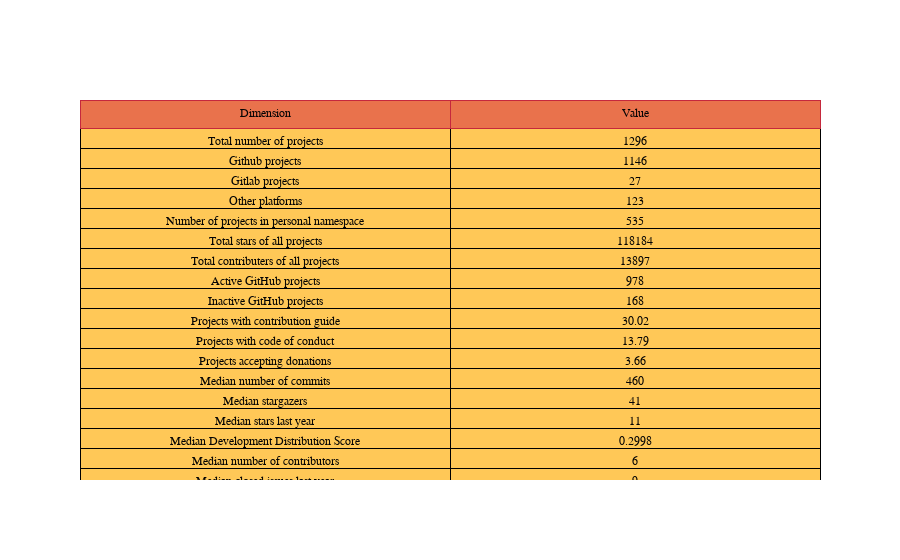

The notebook cell saved with this chart:
### Markdown cell above
## Basis Statistics
First let us get a routh overview of the project dataset

### Code cell
fig = go.Figure(
    data=[
        go.Table(
            header=dict(values=["Dimension", "Value"],line_color=color_discrete_sequence[4],
                        fill_color=color_discrete_sequence[3]),
            cells=dict(
                        fill_color=color_discrete_sequence[2],
                        line_color='#000000',
                values=[
                    [
                        "Total number of projects",
                        "Github projects",
                        "Gitlab projects",
                        "Other platforms",
                        "Number of projects in personal namespace",
                        "Total stars of all projects",
                        "Total contributers of all projects",
                        "Active GitHub projects",
                        "Inactive GitHub projects",
                        "Projects with contribution guide",
                        "Projects with code of conduct",
                        "Projects accepting donations",
                        "Median number of commits",
                        "Median stargazers",
                        "Median stars last year",
                        "Median Development Distribution Score",
                        "Median number of contributors",
                        "Median closed issues last year",
                        "Median commits last year",
                        "Median age in years",
                    ],
                    [
                        df_raw["project_name"].count(),
                        df_raw["platform"].value_counts()["github"],
                        df_raw["platform"].value_counts()["gitlab"],
                        df_raw["platform"].value_counts()["custom"],
                        df_raw["project_name"].count() - df_raw["organization"].count(),
                        df_raw["stargazers_count"].sum(),
                        df_raw["contributors"].sum(),
                        df_raw["project_active"].value_counts()[True],
                        df_raw["project_active"].value_counts()[False],
                        round(df_raw["contribution_guide"].value_counts(normalize=True)[True]*100,2),
                        round(df_raw["code_of_conduct"].value_counts(normalize=True)[True]*100,2),
                        round(df_raw["accepts_donations"].value_counts(normalize=True)[True]*100,2),
                        df_raw["total_number_of_commits"].median(),
                        df_raw["stargazers_count"].median(),
                        df_raw["stars_last_year"].median(),
                        round(df_raw["development_distribution_score"].median(),4),
                        df_raw["contributors"].median(),
                        df_raw["issues_closed_last_year"].median(),
                        df_raw["total_commits_last_year"].median(),
                        round(df_raw["project_age_in_years"].median()),
                        
                    ],
                ]
            ),
        )
    ]
)



fig.update_layout(
autosize=False,
)
fig.show()

### Figure 1 — Plotly figure (JSON) as saved in the notebook; plotly's stock layout.template omitted (floating-point values rounded to 4 significant figures)
{"data": [{"cells": {"fill": {"color": "#FFC857"}, "line": {"color": "#000000"}, "values": [["Total number of projects", "Github projects", "Gitlab projects", "Other platforms", "Number of projects in personal namespace", "Total stars of all projects", "Total contributers of all projects", "Active GitHub projects", "Inactive GitHub projects", "Projects with contribution guide", "Projects with code of conduct", "Projects accepting donations", "Median number of commits", "Median stargazers", "Median stars last year", "Median Development Distribution Score", "Median number of contributors", "Median closed issues last year", "Median commits last year", "Median age in years"], [1296, 1146, 27, 123, 535, 118184, 13897, 978, 168, 30.02, 13.79, 3.66, 460, 41, 11, 0.2998, 6, 9, 26, 4]]}, "header": {"fill": {"color": "#E9724C"}, "line": {"color": "#C5283D"}, "values": ["Dimension", "Value"]}, "type": "table"}], "layout": {"autosize": false}}
